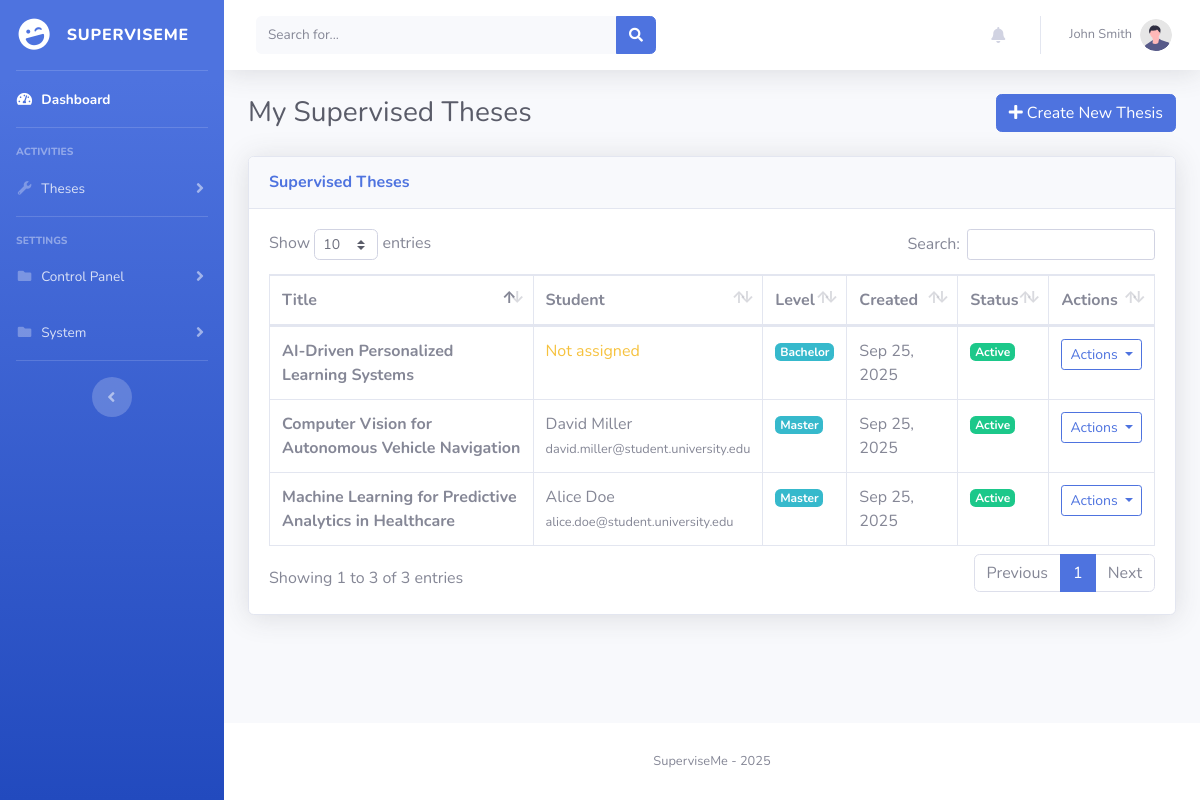
Page /supervisor/theses (signed in) on the earlier database version.
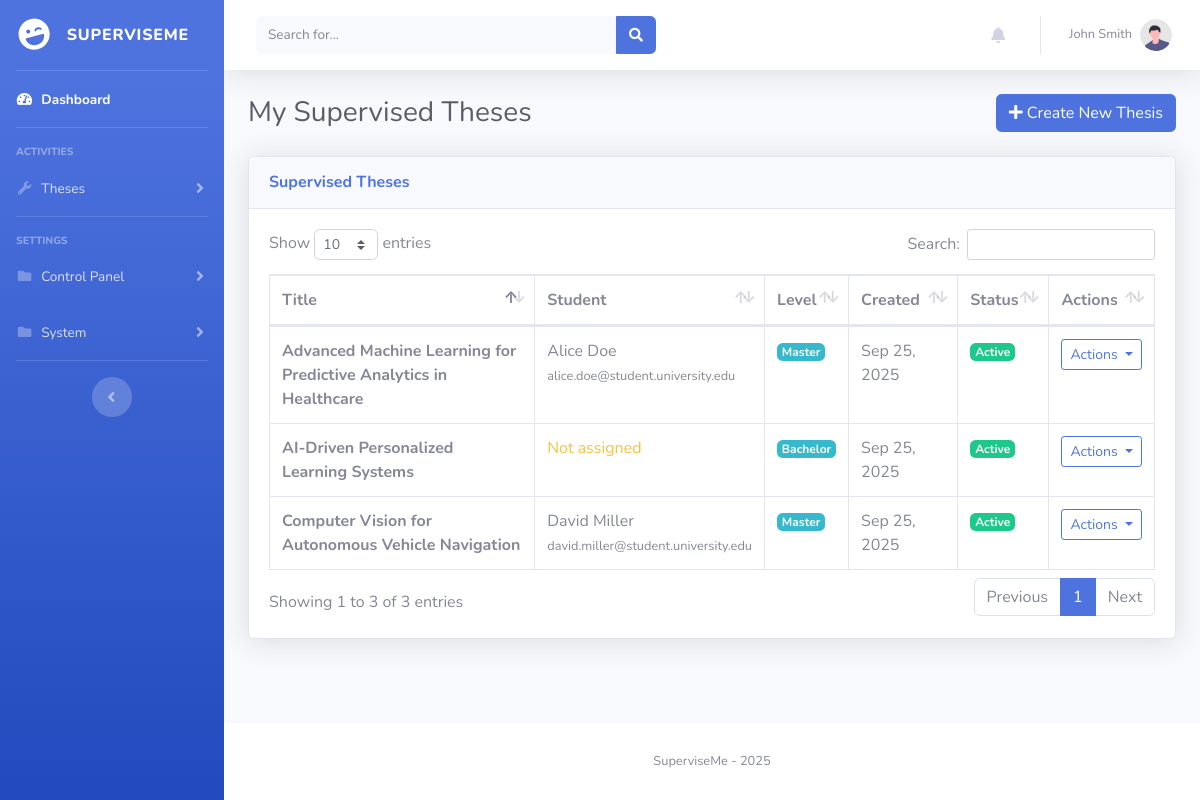
Same page on the later database version.
### superviseme/models.py (models this page shows)
class Thesis(db.Model):
    __tablename__ = "thesis"
    id = db.Column(db.Integer, primary_key=True)
    title = db.Column(db.String(100), nullable=False)
    description = db.Column(db.Text, nullable=False)
    author_id = db.Column(db.Integer, db.ForeignKey("user_mgmt.id"), nullable=True)
    frozen = db.Column(db.Boolean, default=False)
    level = db.Column(db.Text, nullable=True)
    created_at = db.Column(db.Integer, nullable=False)

class User_mgmt(UserMixin, db.Model):
    __tablename__ = "user_mgmt"
    id = db.Column(db.Integer, primary_key=True)
    username = db.Column(db.String(50), nullable=False, unique=True)
    name = db.Column(db.String(15))
    surname = db.Column(db.String(15))
    cdl = db.Column(db.String(15))
    email = db.Column(db.String(50), nullable=False, unique=True)
    password = db.Column(db.String(80), nullable=False)
    user_type = db.Column(db.String(10), nullable=False, default="student")
    joined_on = db.Column(db.Integer, nullable=False)
    gender = db.Column(db.String(10), default=None)
    nationality = db.Column(db.String(15), default=None)
    last_activity = db.Column(db.Integer, nullable=True)  # Track last activity timestamp
    last_activity_location = db.Column(db.String(100), nullable=True)  # Track where they were last active
    telegram_user_id = db.Column(db.String(50), nullable=True)  # Telegram user ID for bot notifications
    telegram_enabled = db.Column(db.Boolean, default=False, nullable=False)  # Enable/disable Telegram notifications
    telegram_notification_types = db.Column(db.Text, nullable=True)  # JSON string of enabled notification types
    thesis = db.relationship("Thesis", backref="author", lazy=True)

### superviseme/routes/supervisor.py (the view)
@supervisor.route("/supervisor/theses")
@login_required
def theses_data():
    privilege_check = check_privileges(current_user.username, role="supervisor")
    if privilege_check is not True:
        return privilege_check
    thesis_supervisors = Thesis_Supervisor.query.filter_by(supervisor_id=current_user.id).all()
    theses = [ts.thesis for ts in thesis_supervisors]
    return render_template("supervisor/theses.html", theses=theses, dt=datetime.fromtimestamp)

### superviseme/utils/logging_config.py (called while the page is built)
def log_request_response(app, loggers):
    @app.before_request
    def log_request_info():
        loggers['access_logger'].info("Request started", extra={
            'event_type': 'request_start',
            'endpoint': request.endpoint,
            'url_rule': str(request.url_rule) if request.url_rule else None,
            'content_length': request.content_length,
            'content_type': request.content_type
        })
    @app.after_request
    def log_response_info(response):
        loggers['access_logger'].info("Request completed", extra={
            'event_type': 'request_end',
            'status_code': response.status_code,
            'content_length': response.content_length,
            'content_type': response.content_type
        })
        return response

### superviseme/utils/miscellanea.py (called while the page is built, shortened)
def check_privileges(username, role="admin"):
    user = User_mgmt.query.filter_by(username=username).first()
    if not user:
        abort(404)
    return True

### superviseme/templates/supervisor/theses.html (shortened to what the changed rows need)
{% include 'admin/components/header.html' %}
<body id="page-top">
    <div id="wrapper">
        <div id="content-wrapper" class="d-flex flex-column">
            <div id="content">
                <div class="container-fluid">
                    <div class="d-sm-flex align-items-center justify-content-between mb-4">
                        <h1 class="h3 mb-0 text-gray-800">My Supervised Theses</h1>
                    </div>
                    <div class="row">
                        <div class="col-12">
                            <div class="card shadow mb-4">
                                <div class="card-body">
                                    {% if theses %}
                                        <div class="table-responsive">
                                            <table class="table table-bordered" id="dataTable" width="100%" cellspacing="0">
                                                <thead>
                                                    <tr>
                                                        <th>Title</th>
                                                        <th>Student</th>
                                                        <th>Level</th>
                                                        <th>Created</th>
                                                        <th>Status</th>
                                                        <th>Actions</th>
                                                    </tr>
                                                </thead>
                                                <tbody>
                                                    {% for thesis in theses %}
                                                    <tr>
                                                        <td><strong>{{ thesis.title }}</strong></td>
                                                        <td>
                                                            {% if thesis.author %}
                                                                {{ thesis.author.name }} {{ thesis.author.surname }}
                                                                <br><small class="text-muted">{{ thesis.author.email }}</small>
                                                            {% else %}
                                                                <span class="text-warning">Not assigned</span>
                                                            {% endif %}
                                                        </td>
                                                        <td>
                                                            {% if thesis.level %}
                                                                <span class="badge badge-info">{{ thesis.level|title }}</span>
                                                            {% else %}
                                                                <span class="badge badge-secondary">Not specified</span>
                                                            {% endif %}
                                                        </td>
                                                        <td>{{ dt(thesis.created_at).strftime('%b %d, %Y') if thesis.created_at else 'Unknown' }}</td>
                                                        <td>
                                                            {% if thesis.frozen %}
                                                                <span class="badge badge-danger">Frozen</span>
                                                            {% else %}
                                                                <span class="badge badge-success">Active</span>
                                                            {% endif %}
                                                        </td>
                                                        <td>
                                                            <div class="dropdown">
                                                                <button class="btn btn-sm btn-outline-primary dropdown-toggle" type="button" data-toggle="dropdown">
                                                                    Actions
                                                                </button>
                                                            </div>
                                                        </td>
                                                    </tr>
                                                    {% endfor %}
                                                </tbody>
                                            </table>
                                        </div>
                                    {% else %}
                                        <div class="text-center">
                                            <i class="fas fa-book fa-3x text-gray-300 mb-3"></i>
                                            <p class="text-gray-500">No theses found. Create your first thesis to get started.</p>
                                        </div>
                                    {% endif %}
                                </div>
                            </div>
                        </div>
                    </div>
                </div>
            </div>
            {% include 'admin/components/footer.html' %}
</body>
</html>

Differences in the rows shown:
changed Thesis "Alice": title "Machine Learning for Predictive Analytics in Healthcare" → "Advanced Machine Learning for Predictive Analytics in Healthcare"
